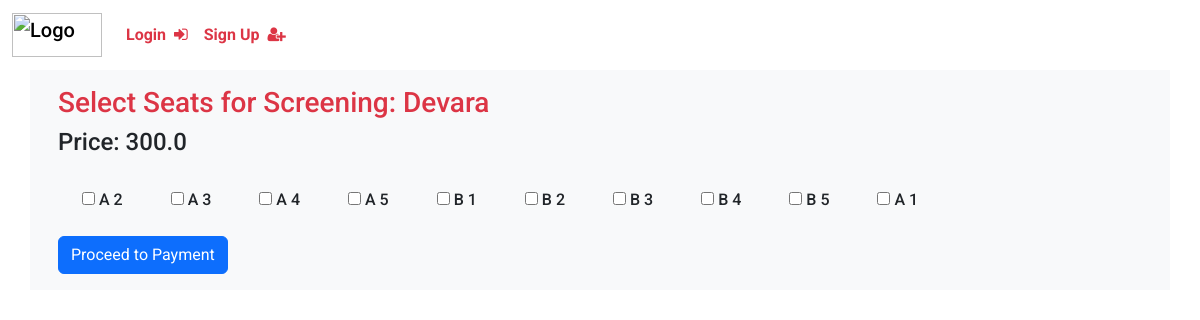
The page /show/seats/1 on the database as committed earlier.
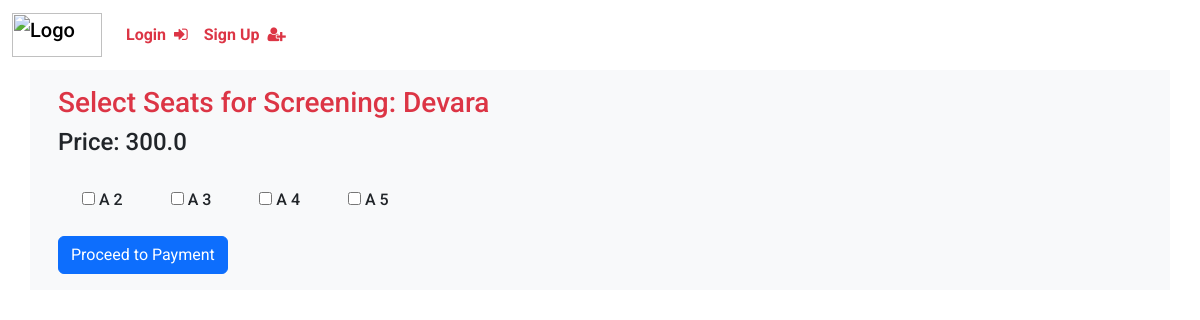
The same page on the database as committed later.
### website/models.py (models this page shows)
class Movie(db.Model):
    id = db.Column(db.Integer, primary_key=True)
    title = db.Column(db.String(150), nullable=False)
    description = db.Column(db.Text, nullable=True)
    duration = db.Column(db.Integer, nullable=False)  # Duration in minutes
    language = db.Column(db.String(50), nullable=False)
    release_date = db.Column(db.Date, nullable=False)
    genre = db.Column(db.String(100), nullable=False)
    image = db.Column(db.String(200), nullable= True)
    screenings = db.relationship('Screening', backref='movie', lazy=True, cascade="all, delete-orphan")

class Screening(db.Model):
    id = db.Column(db.Integer, primary_key=True)
    movie_id = db.Column(db.Integer, db.ForeignKey('movie.id'), nullable=False)
    cinema_id = db.Column(db.Integer, db.ForeignKey('cinema.id'), nullable=False)
    screen_number = db.Column(db.Integer, nullable=False)
    start_time = db.Column(db.DateTime, nullable=False)
    end_time = db.Column(db.DateTime, nullable=False)
    price = db.Column(db.Float, nullable=False)
    bookings = db.relationship('Booking', backref='screening', lazy=True)

class Seat(db.Model):
    id = db.Column(db.Integer, primary_key=True)
    screening_id = db.Column(db.Integer, db.ForeignKey('screening.id'), nullable=False)
    row = db.Column(db.String(5), nullable=False)
    seat_number = db.Column(db.Integer, nullable=False)
    is_available = db.Column(db.Boolean, default=True)
    bookings = db.relationship('Booking', backref='seat', lazy=True)

### website/views.py (the view)
@views.route('/show/seats/<int:screening_id>')
def show_seats(screening_id):
    seats = Seat.query.filter_by(screening_id= screening_id, is_available = True).all()
    screening = Screening.query.get(screening_id)
    return render_template("seats.html", user= current_user, seats = seats, screening = screening)

### website/templates/seats.html (shortened to what this page needs)
{% extends "base.html" %}
{% block content %}
<form method="POST" action="{{ url_for('views.payment') }}" enctype="multipart/form-data" class="p-3">
    <h3 class="text-danger">Select Seats for Screening: {{ screening.movie.title }}</h3>
    <h4>Price: {{screening.price}}</h4>
    <div class="d-flex justify-content-start flex-wrap">
        {% for seat in seats %}
            <label class="m-4">
                <input type="checkbox" name="selected_seats" value="{{ seat.id }}">
                {{ seat.row }} {{ seat.seat_number }}
            </label><br>
        {% endfor %}
    </div>
    <button type="submit" class="btn btn-primary">Proceed to Payment</button>
</form>
{% endblock %}

### website/templates/base.html (shortened to what this page needs)
<html>
    <head>
        <link rel="stylesheet" href="{{url_for('static', filename= 'bootstrap.min.css')}}">
        <link rel="stylesheet" href="{{ url_for('static', filename= 'index.css') }}">
        <link rel="stylesheet" href="https://cdnjs.cloudflare.com/ajax/libs/font-awesome/4.7.0/css/font-awesome.min.css">
    </head>
    <body>
        <nav class="navbar navbar-expand-lg">
            <div class="container-fluid">
                <a class="navbar-brand" href="/">
                    <img src="https://getlogo.net/wp-content/uploads/2020/04/bookmyshow-logo-vector.png" alt="Logo" width="90" height="44" class="d-inline-block align-text-top">
                </a>
                <div class="collapse navbar-collapse" id="navbar">
                    <ul class="navbar-nav me-auto">
                        {% if user.is_authenticated %}
                            {% if user.is_admin %}
                            <li class="nav-item">
                                <a class="nav-link text-dark fw-bold" href="/admin/add">Home<i class="fa fa-home ms-2" aria-hidden="true"></i></a>
                            </li>
                            <li class="nav-item">
                                <a class="nav-link text-dark fw-bold" href="/logout">Logout<i class="fa fa-sign-out ms-2" aria-hidden="true"></i></a>
                            </li>
                            {% else %}
                            <li class="nav-item">
                                <a class="nav-link text-dark fw-bold" href="/">Home<i class="fa fa-home ms-2" aria-hidden="true"></i></a>
                            </li>
                            <li class="nav-item">
                                <a class="nav-link text-dark fw-bold" href="/logout">Logout<i class="fa fa-sign-out ms-2" aria-hidden="true"></i></a>
                            </li>
                            {% endif %}
                        {% else %}
                            <li class="nav-item">
                                <a class="nav-link text-danger fw-bold" href="/login">Login<i class="fa fa-sign-in ms-2" aria-hidden="true"></i></a>
                            </li>
                            <li class="nav-item">
                                <a class="nav-link text-danger fw-bold" href="/signUp">Sign Up<i class="fa fa-user-plus ms-2" aria-hidden="true"></i></a>
                            </li>
                        {% endif %}
                    </ul>
                </div>
            </div>
        </nav>
        <div class="container bg-light">
            {% block content %}
            {% endblock %}
        </div>
    </body>
</html>

### website/static/index.css (style rules this page uses)
body { font-family: "Roboto", sans-serif; font-weight: 500; font-style: normal; }

Rows that differ between the two databases and show on the page:
removed Seat: row "B", seat_number "1"
removed Seat: row "B", seat_number "2"
removed Seat: row "B", seat_number "3"
removed Seat: row "B", seat_number "4"
removed Seat: row "B", seat_number "5"
removed Seat: row "A", seat_number "1"
